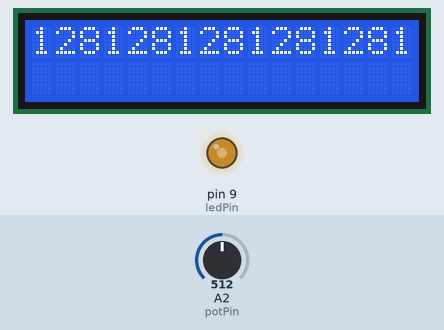
Bench run of a sketch on a simulated Arduino Uno, built with avr-gcc and run on an emulated ATmega328P. Parts: 16×2 character LCD, output pins drawn as LEDs (lit = HIGH). Inputs (shaded band) come from the test bench; at power-on: A2 (potPin) = 512.

Above: at 1.3 s.
1.4 s: A2 (potPin) set to 716
At 2.5 s:
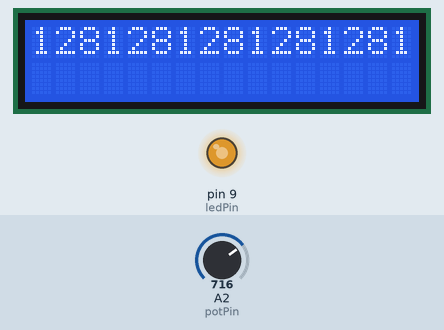
4.4 s: A2 (potPin) set to 900
At 7.2 s:
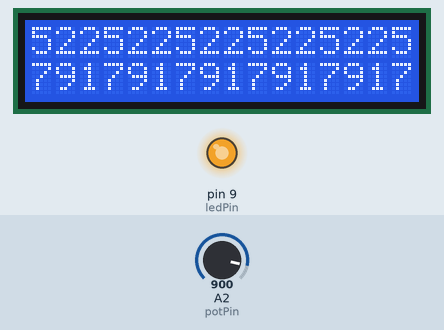
7.4 s: A2 (potPin) set to 122
At 7.7 s:
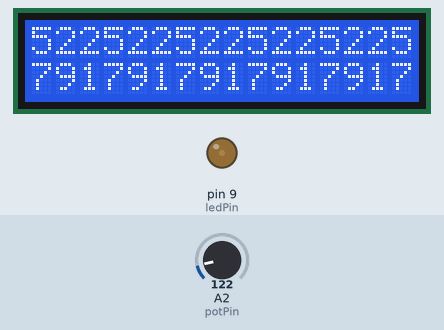
10.4 s: A2 (potPin) set to 0
At 11.1 s:
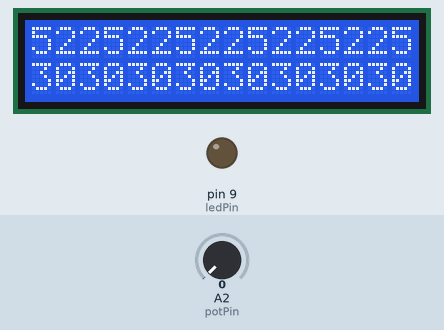
Timing chart, 0 to 12.9 s (numbered marks = the images above; inputs shaded):
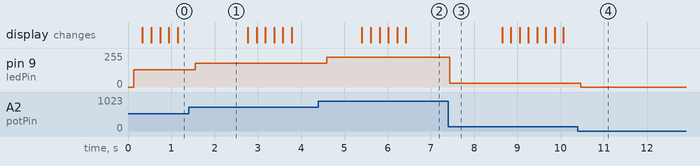

The sketch:

Potentiometer.ino
```cpp
#include <Wire.h>
#include <LiquidCrystal_I2C.h>
LiquidCrystal_I2C lcd(0x27,16,2);  // set the LCD address to 0x27 for a 16 chars and 2 line display.
// If 0x27 doesn't work, try 0x3F.
//The LED can only be put into a PWM pin.
int potPin = 2;
int ledPin = 9;
int vallcd = 0; //The value of the LCD, 0-1023
int varled = 0; //The value of the LED, 0-255

void setup() {
  pinMode(ledPin, OUTPUT);  // declare the ledPin as an output
  lcd.begin (16,2); // for 16 x 2 LCD module
  lcd.init();
  lcd.backlight();
  lcd.setBacklight(HIGH);
  Serial.begin(9600);
}

void loop() {
  vallcd = analogRead(potPin);    // read the value from the sensor
  varled = vallcd/4;  //The LED value is about 4 times as small as the LCD value
  analogWrite(ledPin, varled);  //Sends the value to the LED. The value of LED is how bright the pin will read it
  lcd.print(varled); //Prints the LED value, how bright it is
  delay(200);
}
```

Measured:
- after the input at 1.4 s, pin 9 (ledPin): 128/255 → 179/255 after 0.15 s
- after the input at 4.4 s, pin 9 (ledPin): 179/255 → 225/255 after 0.19 s
- after the input at 7.4 s, pin 9 (ledPin): 225/255 → 30/255 at once
- after the input at 10.4 s, pin 9 (ledPin): 30/255 → 0/255 after 0.07 s
